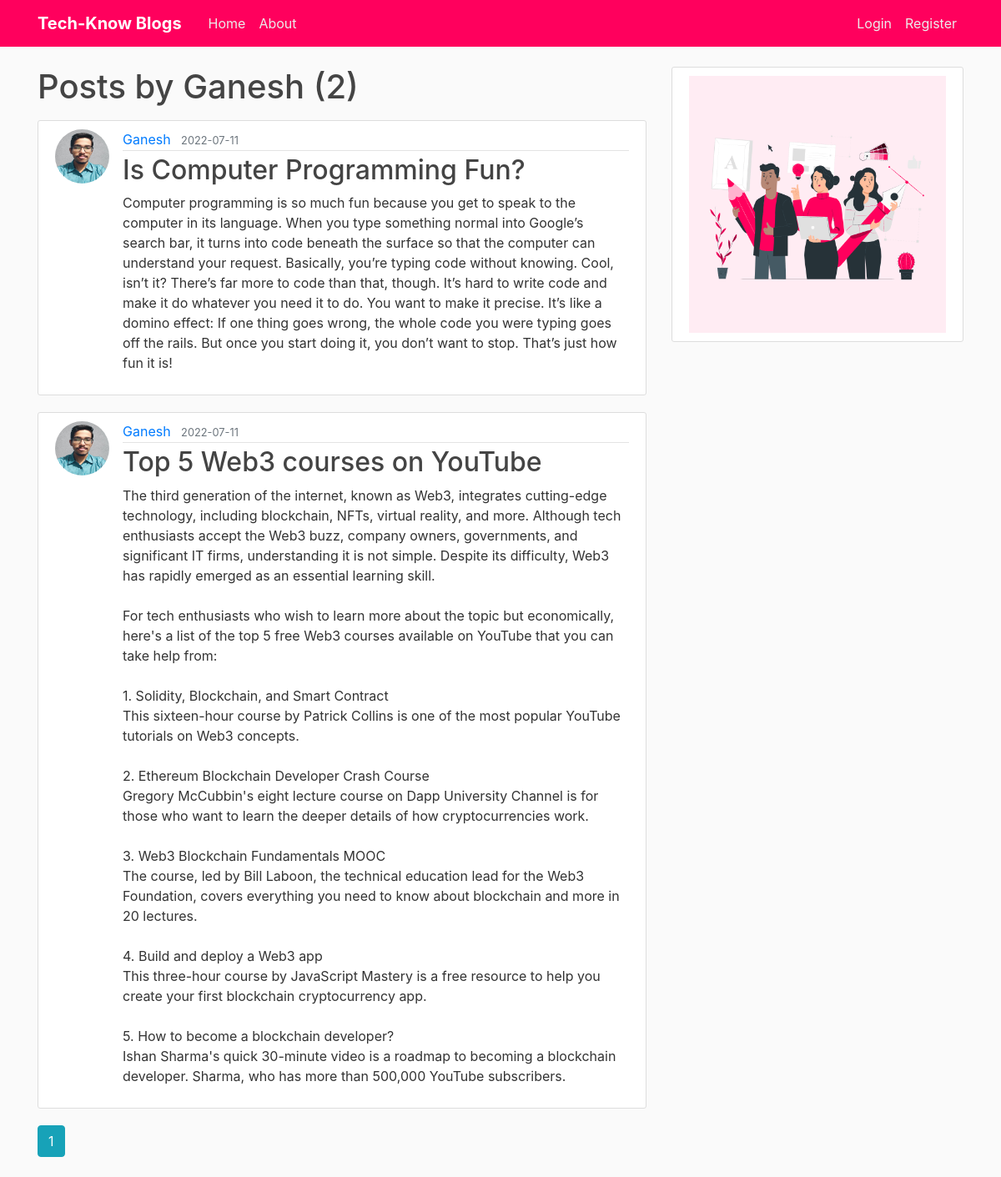
/user/Ganesh, run on the app's committed database.
### blog/models.py (models this page shows, shortened)
class User(db.Model, UserMixin):
    id = db.Column(db.Integer, primary_key=True)
    username = db.Column(db.String(20), unique=True, nullable=False)
    email = db.Column(db.String(120), unique=True, nullable=False)
    image_file = db.Column(db.String(20), nullable=False, default='default.jpg')
    password = db.Column(db.String(60), nullable=False)
    posts = db.relationship('Post', backref='author', lazy=True)

class Post(db.Model):
    id = db.Column(db.Integer, primary_key=True)
    title = db.Column(db.String(100), nullable=False)
    date_posted = db.Column(db.DateTime, nullable=False, default=datetime.utcnow)
    content = db.Column(db.Text, nullable=False)
    user_id = db.Column(db.Integer, db.ForeignKey('user.id'), nullable=False)

### blog/routes.py (the view)
@app.route("/user/<string:username>")
def user_posts(username):
    page = request.args.get('page', 1, type=int)
    user = User.query.filter_by(username=username).first_or_404()
    posts = Post.query.filter_by(author=user)\
        .order_by(Post.date_posted.desc())\
        .paginate(page=page, per_page=5)
    return render_template('user_posts.html', posts=posts, user=user)

### blog/templates/user_posts.html
{% extends "layout.html" %}
{% block content %}
    <h1 class="mb-3">Posts by {{ user.username }} ({{ posts.total }})</h1>
    {% for post in posts.items %}
        <article class="media content-section">
          <img class="rounded-circle article-img" src="{{ url_for('static', filename='profile_pics/' + post.author.image_file) }}">
          <div class="media-body">
            <div class="article-metadata">
              <a class="mr-2" href="{{ url_for('user_posts', username=post.author.username) }}">{{ post.author.username }}</a>
              <small class="text-muted">{{ post.date_posted.strftime('%Y-%m-%d') }}</small>
            </div>
            <h2><a class="article-title" href="{{ url_for('post', post_id=post.id) }}">{{ post.title }}</a></h2>
            <p class="article-content">{{ post.content }}</p>
          </div>
        </article>
    {% endfor %}
    {% for page_num in posts.iter_pages(left_edge=1, right_edge=1, left_current=1, right_current=2) %}
      {% if page_num %}
        {% if posts.page == page_num %}
          <a class="btn btn-info mb-4" href="{{ url_for('user_posts', username=user.username, page=page_num) }}">{{ page_num }}</a>
        {% else %}
          <a class="btn btn-outline-info mb-4" href="{{ url_for('user_posts', username=user.username, page=page_num) }}">{{ page_num }}</a>
        {% endif %}
      {% else %}
        ...
      {% endif %}
    {% endfor %}
{% endblock content %}

### blog/static/main.css (style rules this page uses)
body { background: #fafafa; color: #333333; margin-top: 5rem; }
h1, h2, h3, h4, h5, h6 { color: #444444; }
.content-section { background: #ffffff; padding: 10px 20px; border: 1px solid #dddddd; border-radius: 3px; margin-bottom: 20px; }
.article-title { color: #444444; }
.article-content { white-space: pre-line; }
.article-img { height: 65px; width: 65px; margin-right: 16px; }
.article-metadata { padding-bottom: 1px; margin-bottom: 4px; border-bottom: 1px solid #e3e3e3 }

### data on the page
User: username "Ganesh"
Post: image_file (placeholder picture), author.username "Ganesh", date_posted "2022-07-11", title "Is Computer Programming Fun?", content "Computer programming is so much fun because you get to speak to the computer in its language. When you type something normal into Google’s search bar, it turns into code beneath the surface so that the computer can understand your request. Basically, you’re typing code without knowing. Cool, isn’t it? There’s far more to code than that, though. It’s hard to write code and make it do whatever you need it to do. You want to make it precise. It’s like a domino effect: If one thing goes wrong, the whole code you were typing goes off the rails. But once you start doing it, you don’t want to stop. That’s just how fun it is!"
Post: image_file (placeholder picture), author.username "Ganesh", date_posted "2022-07-11", title "Top 5 Web3 courses on YouTube", content "The third generation of the internet, known as Web3, integrates cutting-edge technology, including blockchain, NFTs, virtual reality, and more. Although tech enthusiasts accept the Web3 buzz, company owners, governments, and significant IT firms, understanding it is not simple. Despite its difficulty, Web3 has rapidly emerged as an essential learning skill. For tech enthusiasts who wish to learn more about the topic but economically, here's a list of the top 5 free Web3 courses available on YouTube that you can take help from: 1. Solidity, Blockchain, and Smart Contract This sixteen-hour course by Patrick Collins is one of the most popular YouTube tutorials on Web3 concepts. 2. Ethereum…"

### other printed values
{{ posts.total }} "2"
{{ page_num }} "1"
